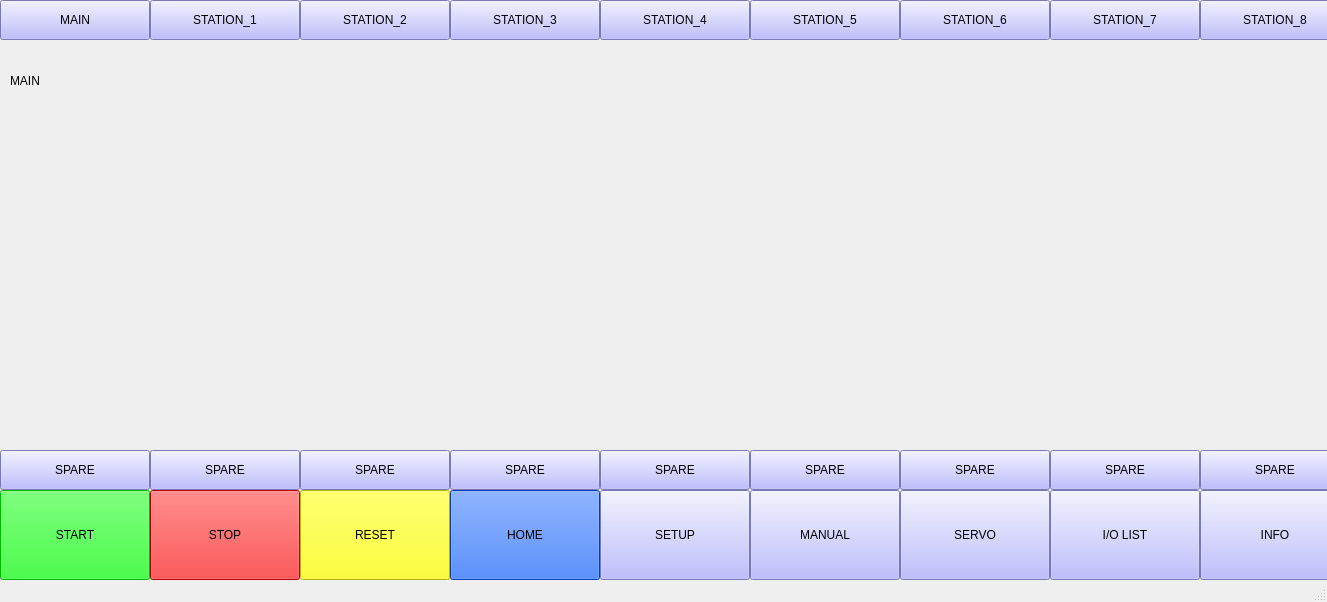
<?xml version="1.0" encoding="UTF-8"?>
<ui version="4.0">
 <class>MainWindow1</class>
 <widget class="QMainWindow" name="MainWindow1">
  <property name="geometry">
   <rect>
    <x>0</x>
    <y>0</y>
    <width>1327</width>
    <height>602</height>
   </rect>
  </property>
  <property name="windowTitle">
   <string>MainWindow</string>
  </property>
  <widget class="QWidget" name="centralwidget">
   <widget class="QPushButton" name="pushButton">
    <property name="geometry">
     <rect>
      <x>0</x>
      <y>490</y>
      <width>150</width>
      <height>90</height>
     </rect>
    </property>
    <property name="styleSheet">
     <string notr="true">background-color: rgb(0, 255, 0);
font: 700 16pt &quot;Segoe UI&quot;;
</string>
    </property>
    <property name="text">
     <string>START</string>
    </property>
   </widget>
   <widget class="QPushButton" name="pushButton_2">
    <property name="geometry">
     <rect>
      <x>150</x>
      <y>490</y>
      <width>150</width>
      <height>90</height>
     </rect>
    </property>
    <property name="styleSheet">
     <string notr="true">background-color: rgb(255, 0, 0);
font: 700 16pt &quot;Segoe UI&quot;;</string>
    </property>
    <property name="text">
     <string>STOP</string>
    </property>
   </widget>
   <widget class="QPushButton" name="pushButton_3">
    <property name="geometry">
     <rect>
      <x>300</x>
      <y>490</y>
      <width>150</width>
      <height>90</height>
     </rect>
    </property>
    <property name="styleSheet">
     <string notr="true">background-color:rgb(255, 255, 0);
font: 700 16pt &quot;Segoe UI&quot;;</string>
    </property>
    <property name="text">
     <string>RESET</string>
    </property>
   </widget>
   <widget class="QPushButton" name="pushButton_4">
    <property name="geometry">
     <rect>
      <x>450</x>
      <y>490</y>
      <width>150</width>
      <height>90</height>
     </rect>
    </property>
    <property name="styleSheet">
     <string notr="true">background-color:rgb(0, 85, 255);
font: 700 16pt &quot;Segoe UI&quot;;</string>
    </property>
    <property name="text">
     <string>HOME</string>
    </property>
   </widget>
   <widget class="QPushButton" name="pushButton_5">
    <property name="geometry">
     <rect>
      <x>600</x>
      <y>490</y>
      <width>150</width>
      <height>90</height>
     </rect>
    </property>
    <property name="toolTip">
     <string>&lt;html&gt;&lt;head/&gt;&lt;body&gt;&lt;pre style=&quot;-qt-paragraph-type:empty; margin-top:0px; margin-bottom:25px; margin-left:0px; margin-right:0px; -qt-block-indent:0; text-indent:0px; line-height:150%; font-family:'Courier New'; background-color:#3a4055;&quot;&gt;&lt;br/&gt;&lt;/pre&gt;&lt;/body&gt;&lt;/html&gt;</string>
    </property>
    <property name="styleSheet">
     <string notr="true">background-color: rgb(170, 170, 255);
font: 700 16pt &quot;Segoe UI&quot;;</string>
    </property>
    <property name="text">
     <string>SETUP</string>
    </property>
   </widget>
   <widget class="QPushButton" name="pushButton_6">
    <property name="geometry">
     <rect>
      <x>750</x>
      <y>490</y>
      <width>150</width>
      <height>90</height>
     </rect>
    </property>
    <property name="styleSheet">
     <string notr="true">background-color: rgb(170, 170, 255);
font: 700 16pt &quot;Segoe UI&quot;;</string>
    </property>
    <property name="text">
     <string>MANUAL</string>
    </property>
   </widget>
   <widget class="QPushButton" name="pushButton_7">
    <property name="geometry">
     <rect>
      <x>900</x>
      <y>490</y>
      <width>150</width>
      <height>90</height>
     </rect>
    </property>
    <property name="styleSheet">
     <string notr="true">background-color: rgb(170, 170, 255);
font: 700 16pt &quot;Segoe UI&quot;;</string>
    </property>
    <property name="text">
     <string>SERVO</string>
    </property>
   </widget>
   <widget class="QPushButton" name="pushButton_8">
    <property name="geometry">
     <rect>
      <x>1050</x>
      <y>490</y>
      <width>150</width>
      <height>90</height>
     </rect>
    </property>
    <property name="styleSheet">
     <string notr="true">background-color: rgb(170, 170, 255);
font: 700 16pt &quot;Segoe UI&quot;;</string>
    </property>
    <property name="text">
     <string>I/O LIST</string>
    </property>
   </widget>
   <widget class="QPushButton" name="pushButton_9">
    <property name="geometry">
     <rect>
      <x>750</x>
      <y>0</y>
      <width>150</width>
      <height>40</height>
     </rect>
    </property>
    <property name="styleSheet">
     <string notr="true">background-color: rgb(170, 170, 255);</string>
    </property>
    <property name="text">
     <string>STATION_5</string>
    </property>
   </widget>
   <widget class="QPushButton" name="pushButton_10">
    <property name="geometry">
     <rect>
      <x>600</x>
      <y>0</y>
      <width>150</width>
      <height>40</height>
     </rect>
    </property>
    <property name="styleSheet">
     <string notr="true">background-color: rgb(170, 170, 255);</string>
    </property>
    <property name="text">
     <string>STATION_4</string>
    </property>
   </widget>
   <widget class="QPushButton" name="pushButton_11">
    <property name="geometry">
     <rect>
      <x>900</x>
      <y>0</y>
      <width>150</width>
      <height>40</height>
     </rect>
    </property>
    <property name="styleSheet">
     <string notr="true">background-color: rgb(170, 170, 255);</string>
    </property>
    <property name="text">
     <string>STATION_6</string>
    </property>
   </widget>
   <widget class="QPushButton" name="pushButton_12">
    <property name="geometry">
     <rect>
      <x>300</x>
      <y>0</y>
      <width>150</width>
      <height>40</height>
     </rect>
    </property>
    <property name="styleSheet">
     <string notr="true">background-color: rgb(170, 170, 255);</string>
    </property>
    <property name="text">
     <string>STATION_2</string>
    </property>
   </widget>
   <widget class="QPushButton" name="pushButton_13">
    <property name="geometry">
     <rect>
      <x>450</x>
      <y>0</y>
      <width>150</width>
      <height>40</height>
     </rect>
    </property>
    <property name="styleSheet">
     <string notr="true">background-color: rgb(170, 170, 255);</string>
    </property>
    <property name="text">
     <string>STATION_3</string>
    </property>
   </widget>
   <widget class="QPushButton" name="pushButton_14">
    <property name="geometry">
     <rect>
      <x>150</x>
      <y>0</y>
      <width>150</width>
      <height>40</height>
     </rect>
    </property>
    <property name="styleSheet">
     <string notr="true">background-color: rgb(170, 170, 255);</string>
    </property>
    <property name="text">
     <string>STATION_1</string>
    </property>
   </widget>
   <widget class="QPushButton" name="pushButton_15">
    <property name="geometry">
     <rect>
      <x>1050</x>
      <y>0</y>
      <width>150</width>
      <height>40</height>
     </rect>
    </property>
    <property name="styleSheet">
     <string notr="true">background-color: rgb(170, 170, 255);
</string>
    </property>
    <property name="text">
     <string>STATION_7</string>
    </property>
   </widget>
   <widget class="QPushButton" name="pushButton_16">
    <property name="geometry">
     <rect>
      <x>0</x>
      <y>0</y>
      <width>150</width>
      <height>40</height>
     </rect>
    </property>
    <property name="styleSheet">
     <string notr="true">background-color: rgb(170, 170, 255);

</string>
    </property>
    <property name="text">
     <string>MAIN</string>
    </property>
   </widget>
   <widget class="QPushButton" name="pushButton_17">
    <property name="geometry">
     <rect>
      <x>1200</x>
      <y>490</y>
      <width>150</width>
      <height>90</height>
     </rect>
    </property>
    <property name="styleSheet">
     <string notr="true">background-color: rgb(170, 170, 255);
font: 700 16pt &quot;Segoe UI&quot;;</string>
    </property>
    <property name="text">
     <string>INFO</string>
    </property>
   </widget>
   <widget class="QPushButton" name="pushButton_18">
    <property name="geometry">
     <rect>
      <x>1200</x>
      <y>0</y>
      <width>150</width>
      <height>40</height>
     </rect>
    </property>
    <property name="styleSheet">
     <string notr="true">background-color: rgb(170, 170, 255);
</string>
    </property>
    <property name="text">
     <string>STATION_8</string>
    </property>
   </widget>
   <widget class="QPushButton" name="pushButton_19">
    <property name="geometry">
     <rect>
      <x>150</x>
      <y>450</y>
      <width>150</width>
      <height>40</height>
     </rect>
    </property>
    <property name="styleSheet">
     <string notr="true">background-color: rgb(170, 170, 255);</string>
    </property>
    <property name="text">
     <string>SPARE</string>
    </property>
   </widget>
   <widget class="QPushButton" name="pushButton_20">
    <property name="geometry">
     <rect>
      <x>1200</x>
      <y>450</y>
      <width>150</width>
      <height>40</height>
     </rect>
    </property>
    <property name="styleSheet">
     <string notr="true">background-color: rgb(170, 170, 255);
</string>
    </property>
    <property name="text">
     <string>SPARE</string>
    </property>
   </widget>
   <widget class="QPushButton" name="pushButton_21">
    <property name="geometry">
     <rect>
      <x>750</x>
      <y>450</y>
      <width>150</width>
      <height>40</height>
     </rect>
    </property>
    <property name="styleSheet">
     <string notr="true">background-color: rgb(170, 170, 255);</string>
    </property>
    <property name="text">
     <string>SPARE</string>
    </property>
   </widget>
   <widget class="QPushButton" name="pushButton_22">
    <property name="geometry">
     <rect>
      <x>300</x>
      <y>450</y>
      <width>150</width>
      <height>40</height>
     </rect>
    </property>
    <property name="styleSheet">
     <string notr="true">background-color: rgb(170, 170, 255);</string>
    </property>
    <property name="text">
     <string>SPARE</string>
    </property>
   </widget>
   <widget class="QPushButton" name="pushButton_23">
    <property name="geometry">
     <rect>
      <x>450</x>
      <y>450</y>
      <width>150</width>
      <height>40</height>
     </rect>
    </property>
    <property name="styleSheet">
     <string notr="true">background-color: rgb(170, 170, 255);</string>
    </property>
    <property name="text">
     <string>SPARE</string>
    </property>
   </widget>
   <widget class="QPushButton" name="pushButton_24">
    <property name="geometry">
     <rect>
      <x>1050</x>
      <y>450</y>
      <width>150</width>
      <height>40</height>
     </rect>
    </property>
    <property name="styleSheet">
     <string notr="true">background-color: rgb(170, 170, 255);
</string>
    </property>
    <property name="text">
     <string>SPARE</string>
    </property>
   </widget>
   <widget class="QPushButton" name="pushButton_25">
    <property name="geometry">
     <rect>
      <x>900</x>
      <y>450</y>
      <width>150</width>
      <height>40</height>
     </rect>
    </property>
    <property name="styleSheet">
     <string notr="true">background-color: rgb(170, 170, 255);</string>
    </property>
    <property name="text">
     <string>SPARE</string>
    </property>
   </widget>
   <widget class="QPushButton" name="pushButton_26">
    <property name="geometry">
     <rect>
      <x>0</x>
      <y>450</y>
      <width>150</width>
      <height>40</height>
     </rect>
    </property>
    <property name="styleSheet">
     <string notr="true">background-color: rgb(170, 170, 255);

</string>
    </property>
    <property name="text">
     <string>SPARE</string>
    </property>
   </widget>
   <widget class="QPushButton" name="pushButton_27">
    <property name="geometry">
     <rect>
      <x>600</x>
      <y>450</y>
      <width>150</width>
      <height>40</height>
     </rect>
    </property>
    <property name="styleSheet">
     <string notr="true">background-color: rgb(170, 170, 255);</string>
    </property>
    <property name="text">
     <string>SPARE</string>
    </property>
   </widget>
   <widget class="QLabel" name="label">
    <property name="geometry">
     <rect>
      <x>10</x>
      <y>40</y>
      <width>251</width>
      <height>81</height>
     </rect>
    </property>
    <property name="styleSheet">
     <string notr="true">
font: 700 26pt &quot;Segoe UI&quot;;</string>
    </property>
    <property name="text">
     <string>MAIN</string>
    </property>
   </widget>
  </widget>
  <widget class="QMenuBar" name="menubar">
   <property name="geometry">
    <rect>
     <x>0</x>
     <y>0</y>
     <width>1327</width>
     <height>22</height>
    </rect>
   </property>
  </widget>
  <widget class="QStatusBar" name="statusbar"/>
 </widget>
 <resources/>
 <connections/>
</ui>
